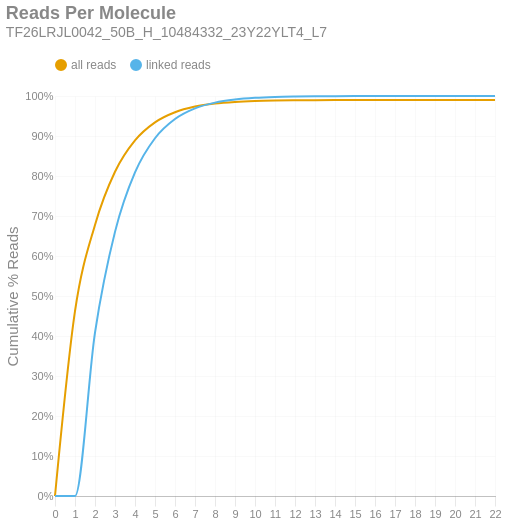

Here is the notebook cell this chart was saved with:
### Markdown cell above
### Reads per Molecule
This chart shows the cumulative distribution of the number of reads per linked molecule. That is, how many alignments are associated with a unique molecule. This excludes the number of reads associated with invalid or absent linked-read barcodes. The `linked` histogram is the percentages recalculated when disregarding singletons.

### Code cell
if SKIPLR:
    print_html(f"Skipped")
else:
    counts = np.bincount(valids['reads'].cast(pl.Int64).to_numpy())
    weighted = counts * np.arange(len(counts))
    all_perc = weighted / n_reads
    linked_perc = weighted / n_linked_reads
    linked_perc[1] = 0
    binned_df = pl.DataFrame({
        'readsper': list(range(len(counts))),
        'all reads (cumsum)': np.cumsum(all_perc).tolist(),
        'linked reads (cumsum)': np.cumsum(linked_perc).tolist(),
    })

    with SafeRender(binned_df):
        (
            density_plot(binned_df, 'Reads Per Molecule', samplename, 'readspmol')
            .encode(
                x=alt.X('readsper:O', title=None).axis(labelAngle=0).scale(padding=0),
                y=alt.Y('value:Q', title='Cumulative % Reads').axis(format='%').stack(False),
                color=alt.Color("key:N").scale(domain=["all reads", "linked reads"]),
                tooltip=[
                    alt.Tooltip("key:N", title="Data Type"),
                    alt.Tooltip("readsper:O", title="Reads Per Molecule"),
                    alt.Tooltip("value:Q", format=".2%", title="% Reads (Cum.)")
                ]            
            )
        ).display()

### Figure 1 — Vega-Lite specification as saved in the notebook (floating-point values rounded to 4 significant figures)
{"width": "container", "height": 400, "config": {"title": {"anchor": "start", "dy": -15, "fontSize": 18, "color": "#888888", "subtitleColor": "#888888", "subtitleFontSize": 14}, "arc": {"fill": "#0072B2"}, "axis": {"domainColor": "#888888", "domainWidth": 0.5, "gridWidth": 0.2, "grid": false, "titleFontWeight": 400, "titleFontSize": 15, "labelFontSize": 11, "labelColor": "#888888", "tickColor": "#888888", "tickWidth": 0.2, "titleColor": "#888888"}, "axisBand": {"grid": false}, "axisX": {"grid": true, "tickSize": 10, "domainCap": "round"}, "axisY": {"domain": false, "grid": true, "tickSize": 0, "domainCap": "round"}, "background": "transparent", "header": {"labelFontSize": 15, "labelColor": "#888888", "titleFontSize": 15, "titleFontWeight": 600, "titleColor": "#888888"}, "legend": {"labelFont": "sans-serif", "labelFontSize": 12, "labelColor": "#888888", "symbolSize": 100, "symbolType": "circle", "titleFontSize": 12, "titlePadding": 10, "titleColor": "#888888", "title": null, "orient": "top"}, "range": {"category": ["#E69F00", "#56B4E9", "#009E73", "#F0E442", "#0072B2", "#D55E00", "#CC79A7", "#000000"], "diverging": ["#cfe8f3", "#a2d4ec", "#73bfe2", "#46abdb", "#1696d2", "#12719e"]}, "area": {"fill": "#0072B2", "fillOpacity": 0.7, "line": true, "strokeOpacity": 0.7}, "line": {"color": "#0072B2", "stroke": "#0072B2", "strokeWidth": 2}, "trail": {"color": "#0072B2", "stroke": "#0072B2", "strokeWidth": 0, "size": 1}, "point": {"filled": true, "fillOpacity": 1.0, "size": 95}, "text": {"color": "#888888", "fontSize": 11, "align": "right", "fontWeight": 400, "size": 11}, "bar": {"fill": "#0072B2", "stroke": null}, "view": {"stroke": null, "continuousWidth": 660, "continuousHeight": 400}}, "data": {"name": "data-231f07e272903648e703d43f1839f4da"}, "mark": {"type": "line", "interpolate": "monotone", "point": {"opacity": 0, "size": 275}}, "encoding": {"color": {"field": "key", "scale": {"domain": ["all reads", "linked reads"]}, "type": "nominal"}, "tooltip": [{"field": "key", "title": "Data Type", "type": "nominal"}, {"field": "readsper", "title": "Reads Per Molecule", "type": "ordinal"}, {"field": "value", "format": ".2%", "title": "% Reads (Cum.)", "type": "quantitative"}], "x": {"axis": {"labelAngle": 0}, "field": "readsper", "scale": {"padding": 0}, "title": null, "type": "ordinal"}, "y": {"axis": {"format": "%"}, "field": "value", "stack": false, "title": "Cumulative % Reads", "type": "quantitative"}}, "params": [{"name": "param_c36ac31b6afebe62", "select": {"type": "point", "fields": ["key"]}, "bind": "legend"}], "title": {"text": "Reads Per Molecule", "subtitle": "TF26LRJL0042_50B_H_10484332_23Y22YLT4_L7"}, "transform": [{"fold": ["all reads (cumsum)", "linked reads (cumsum)"]}, {"calculate": "replace(datum.key, ' (cumsum)', '')", "as": "key"}, {"filter": {"param": "param_c36ac31b6afebe62"}}], "usermeta": {"embedOptions": {"downloadFileName": "TF26LRJL0042_50B_H_10484332_23Y22YLT4_L7.readspmol"}}, "$schema": "https://vega.github.io/schema/vega-lite/v6.4.1.json", "datasets": {"data-231f07e272903648e703d43f1839f4da": [{"readsper": 0, "all reads (cumsum)": 0.0, "linked reads (cumsum)": 0.0}, {"readsper": 1, "all reads (cumsum)": 0.462, "linked reads (cumsum)": 0.0}, {"readsper": 2, "all reads (cumsum)": 0.6777, "linked reads (cumsum)": 0.4087}, {"readsper": 3, "all reads (cumsum)": 0.8106, "linked reads (cumsum)": 0.6603}, {"readsper": 4, "all reads (cumsum)": 0.889, "linked reads (cumsum)": 0.809}, {"readsper": 5, "all reads (cumsum)": 0.9342, "linked reads (cumsum)": 0.8944}, {"readsper": 6, "all reads (cumsum)": 0.9595, "linked reads (cumsum)": 0.9424}, {"readsper": 7, "all reads (cumsum)": 0.9735, "linked reads (cumsum)": 0.969}, {"readsper": 8, "all reads (cumsum)": 0.9812, "linked reads (cumsum)": 0.9835}, {"readsper": 9, "all reads (cumsum)": 0.9852, "linked reads (cumsum)": 0.9912}, {"readsper": 10, "all reads (cumsum)": 0.9875, "linked reads (cumsum)": 0.9954}, {"readsper": 11, "all reads (cumsum)": 0.9886, "linked reads (cumsum)": 0.9976}, {"readsper": 12, "all reads (cumsum)": 0.9892, "linked reads (cumsum)": 0.9987}, {"readsper": 13, "all reads (cumsum)": 0.9895, "linked reads (cumsum)": 0.9994}, {"readsper": 14, "all reads (cumsum)": 0.9897, "linked reads (cumsum)": 0.9997}, {"readsper": 15, "all reads (cumsum)": 0.9898, "linked reads (cumsum)": 0.9999}, {"readsper": 16, "all reads (cumsum)": 0.9899, "linked reads (cumsum)": 0.9999}, {"readsper": 17, "all reads (cumsum)": 0.9899, "linked reads (cumsum)": 1.0}, {"readsper": 18, "all reads (cumsum)": 0.9899, "linked reads (cumsum)": 1.0}, {"readsper": 19, "all reads (cumsum)": 0.9899, "linked reads (cumsum)": 1.0}, {"readsper": 20, "all reads (cumsum)": 0.9899, "linked reads (cumsum)": 1.0}, {"readsper": 21, "all reads (cumsum)": 0.9899, "linked reads (cumsum)": 1.0}, {"readsper": 22, "all reads (cumsum)": 0.9899, "linked reads (cumsum)": 1.0}]}}
